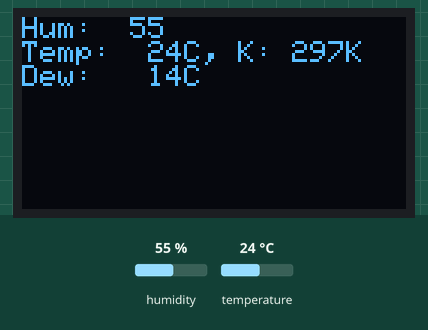
Simulated run of this sketch. Board: Arduino Uno, built with avr-gcc and run on an emulated ATmega328P. On the bench: 128×64 one-colour display. Inputs (shaded band) come from the test bench; at power-on: humidity 55 %, temperature 24 °C. What the sketch prints to the serial monitor is not drawn.

Above: at 17.2 s.
17.3 s: humidity set to 22 %
At 19.6 s:
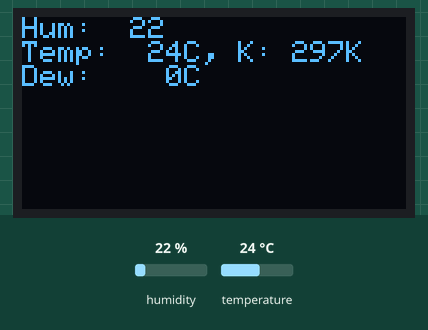
19.9 s: temperature set to 12 °C
At 21.9 s:
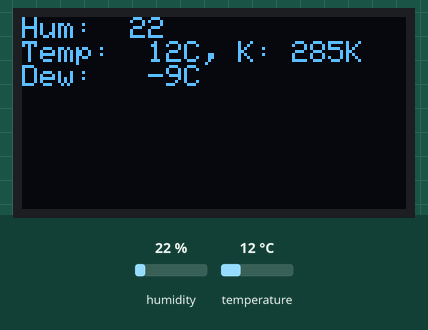
22.2 s: humidity set to 40 %
At 23.9 s:
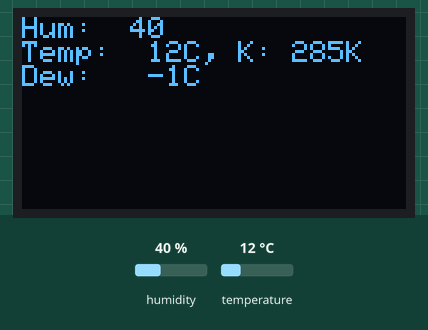
24.5 s: temperature set to 19 °C
At 25.8 s:
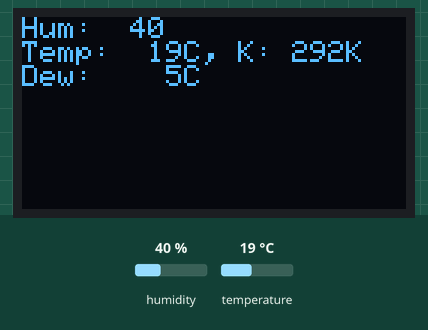
Timing chart, 0 to 27.5 s (numbered marks = the images above; inputs shaded):
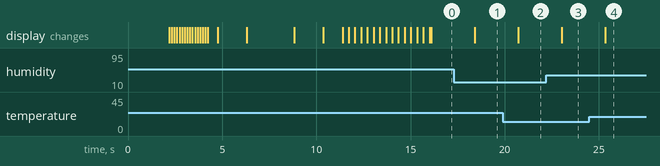

Measured:
- after the input at 17.3 s, the display: changes after 1.1 s (image 1)
- after the input at 19.9 s, the display: changes after 0.81 s (image 2)
- after the input at 22.2 s, the display: changes after 0.82 s (image 3)
- after the input at 24.5 s, the display: changes after 0.83 s (image 4)

The sketch:

dht11_oled.ino
```cpp
#include <dht11.h>

#include <Adafruit_SSD1306.h>

static const unsigned char PROGMEM smile16_glcd_bmp[] =
{ B00001111, B11110000,
  B00001111, B11110000,
  B00110000, B00001100,
  B00110000, B00001100,
  B11001100, B00110011,
  B11001100, B00110011,
  B11000000, B00000011,
  B11000000, B00000011,
  B11001100, B00110011,
  B11001100, B00110011,
  B11000011, B11000011,
  B11000011, B11000011,
  B00110000, B00001100,
  B00110000, B00001100,
  B00001111, B11110000,
  B00001111, B11110000 };

#define MEMSIZE 1024

#define SCR_H 64
#define SCR_W 128

#define DHT11PIN 2
#define OLED_RESET 4

#define TEMP_REFRESH 2250

Adafruit_SSD1306 display(OLED_RESET);
dht11 DHT11;

void setup()
{
  Serial.begin(115200);

  display.begin(SSD1306_SWITCHCAPVCC, 0x3C);
  display.setTextSize(1);
  display.setTextColor(WHITE);
  display.clearDisplay();
  doDemo();
}

void loop()
{
  Serial.println("\n");

  int chk = DHT11.read(DHT11PIN);

  display.clearDisplay();
  display.setCursor(0, 0);

  Serial.print("Read:");
  switch (chk)
  {
    case DHTLIB_OK:
    Serial.println("OK");
    break;
    case DHTLIB_ERROR_CHECKSUM:
    Serial.println("CE");
    display.println("Sensor checksum error");
    display.display();
    break;
    case DHTLIB_ERROR_TIMEOUT:
    Serial.println("TO");
    display.println("Sensor time out error");
    display.display();
    break;
    default:
    Serial.println("UE");
    display.println("Unknown error");
    display.display();
    break;
  }

  char buf[64];

  sprintf(buf, "Hum:  %d", (int)DHT11.humidity);
  display.println(buf);

  sprintf(buf, "Temp: %3dC, K: %3dK", (int)DHT11.temperature, (int)Kelvin(DHT11.temperature) );
  display.println(buf);

  sprintf(buf, "Dew:  %3dC", (int)dewPointFast(DHT11.temperature, DHT11.humidity));
  display.println(buf);

  Serial.print("Humidity (%): ");
  Serial.println((float)(DHT11.humidity), 2);
  Serial.print("Temp: (°C): ");
  Serial.print((float)(DHT11.temperature), 2);
  Serial.print(",  (°K): ");
  Serial.println(Kelvin(DHT11.temperature), 2);

  Serial.print("Dew PointFast (°C): ");
  Serial.println(dewPointFast(DHT11.temperature, DHT11.humidity));

  display.display();
  delay(TEMP_REFRESH);
}

double Kelvin(double celsius)
{
  return celsius + 273.15;
}

// dewPoint function NOAA
// reference (1) : http://wahiduddin.net/calc/density_algorithms.htm
// reference (2) : http://www.colorado.edu/geography/weather_station/Geog_site/about.htm
//
double dewPoint(double celsius, double humidity)
{
  // (1) Saturation Vapor Pressure = ESGG(T)
  double RATIO = 373.15 / (273.15 + celsius);
  double RHS = -7.90298 * (RATIO - 1);
  RHS += 5.02808 * log10(RATIO);
  RHS += -1.3816e-7 * (pow(10, (11.344 * (1 - 1/RATIO ))) - 1) ;
  RHS += 8.1328e-3 * (pow(10, (-3.49149 * (RATIO - 1))) - 1) ;
  RHS += log10(1013.246);

        // factor -3 is to adjust units - Vapor Pressure SVP * humidity
  double VP = pow(10, RHS - 3) * humidity;

        // (2) DEWPOINT = F(Vapor Pressure)
  double T = log(VP/0.61078);   // temp var
  return (241.88 * T) / (17.558 - T);
}

// delta max = 0.6544 wrt dewPoint()
// 6.9 x faster than dewPoint()
// reference: http://en.wikipedia.org/wiki/Dew_point
double dewPointFast(double celsius, double humidity)
{
  double a = 17.271;
  double b = 237.7;
  double temp = (a * celsius) / (b + celsius) + log(humidity*0.01);
  double Td = (b * temp) / (a - temp);
  return Td;
}


void doDemo() {
  display.clearDisplay();
  display.setCursor(0,0);
  display.println("Vomit SRAM Memory:");
  display.display();
  delay(2000);
  printMemory(100);
  delay(500);
  display.clearDisplay();
  display.println("Fin ~");
  display.display();
  delay(1000);
  display.clearDisplay();
  delay(500);
  display.println("Show Smiley Face:");
  display.display();
  delay(2000);
  display.clearDisplay();
  delay(500);
  display.drawBitmap(0, 0, smile16_glcd_bmp, 16, 16, 1);
  display.display();
  delay(1000);
  display.clearDisplay();
  delay(500);
  display.setCursor(0,0);
  display.println("Scroll Smiley Face:");
  display.display();
  delay(1000);
  moveSmileyFace(10);
}

void printMemory(int fpms) {
  for (int i = 0; i < MEMSIZE; i += SCR_H) {
    display.clearDisplay();
    delay(fpms);
    display.drawBitmap(0, 0, (uint8_t*)i, SCR_W, SCR_H, 1);
    display.display();
  }
}

void moveSmileyFace(int fpms) {
  for (int i = 0; i < SCR_W; i++) {
    display.clearDisplay();
    delay(fpms);
    display.drawBitmap(i, 8, smile16_glcd_bmp, 16, 16, 1);
    display.display();
  }
}
```
